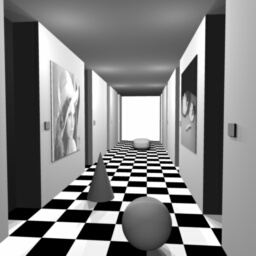
#> input picture Assignments2/pictures/corridorl.jpg, 256 x 256 px
$ jupyter execute --allow-errors disparity.ipynb   (older library calls are emulated)
#> lines starting #> are read from the running program, lines starting #| are printed output that depends on the picture
[cell 1]
from PIL import Image
import numpy as np
from scipy.ndimage import filters
import scipy.misc
import warnings
warnings.filterwarnings("ignore")


def plane_sweep_ncc(im_l, im_r, start, steps, wid):
    """ Use cross-correlation of NCC to compute disparity map """
    m, n = im_l.shape
    # Save different sums
    mean_l = np.zeros((m, n))
    mean_r = np.zeros((m, n))

    s = np.zeros((m, n))
    s_l = np.zeros((m, n))
    s_r = np.zeros((m, n))
    # Save the disparity maps
    dmaps = np.zeros((m, n, steps))
    # Computer the average of images' trunks
    filters.uniform_filter(im_l, wid, mean_l)
    filters.uniform_filter(im_r, wid, mean_r)
    # Normalize the picture
    norm_l = im_l - mean_l
    norm_r = im_r - mean_r
    # Try different disparities
    for displ in range(steps):
        # make left image move to the right and summarize them
        filters.uniform_filter(
             np.roll(norm_l, -displ - start) * norm_r, wid, s)  # NCC
        filters.uniform_filter(
            np.roll(norm_l, -displ - start) * np.roll(norm_l, -displ - start),
            wid, s_l)
        filters.uniform_filter(norm_r * norm_r, wid, s_r)  # anti-NCC
        # Save the grade of NCC
        dmaps[:, :, displ] = s / np.sqrt(s_l * s_r)
    # Choose best pixel for every sub-pictures
    return np.argmax(dmaps, axis=2)

[cell 2]
def plane_sweep_gauss(im_l, im_r, start, steps, wid):
    """ Use cross-correlation with Gaussian filter to compute disparity map """
    m, n = im_l.shape
    # Save different sums
    mean_l = np.zeros((m, n))
    mean_r = np.zeros((m, n))

    s = np.zeros((m, n))
    s_l = np.zeros((m, n))
    s_r = np.zeros((m, n))

    # Save the disparity maps
    dmaps = np.zeros((m, n, steps))
    #  Computer the average
    filters.gaussian_filter(im_l, wid, 0, mean_l)
    filters.gaussian_filter(im_r, wid, 0, mean_r)
    # Normalize the picture
    norm_l = im_l - mean_l
    norm_r = im_r - mean_r
    # Try different disparities
    for displ in range(steps):
        # make left image move to the right and summarize them
        filters.gaussian_filter(
            np.roll(norm_l, -displ - start) * norm_r, wid, 0, s)  # Normalize
        filters.gaussian_filter(
            np.roll(norm_l, -displ - start) * np.roll(norm_l, -displ - start),
            wid, 0, s_l)
        filters.gaussian_filter(norm_r * norm_r, wid, 0, s_r)  # Anti-normalize
        # Save the grade of NCC
        dmaps[:, :, displ] = s / np.sqrt(s_l * s_r)
    # Choose best pixel for every sub-pictures
    return np.argmax(dmaps, axis=2)

## Corridor dispariry map

[cell 3]
im_l = np.array(Image.open('../pictures/corridorl.jpg').convert('L'), 'f')
im_r = np.array(Image.open('../pictures/corridorr.jpg').convert('L'), 'f')
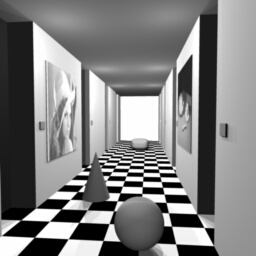
#> input picture Assignments2/pictures/corridorr.jpg, 256 x 256 px
# Set steps and starts
steps = 12
start = 4
# Set the length of ncc
wid = 9
res = plane_sweep_ncc(im_l, im_r, start, steps, wid)
#> in plane_sweep_ncc, `norm_l = im_l - mean_l`:
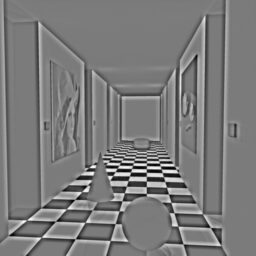
#> norm_l: shape (256, 256) float64; min -163.1, max 173.4, mean 0; drawn with min black and max white
#> in plane_sweep_ncc, `norm_r = im_r - mean_r`:
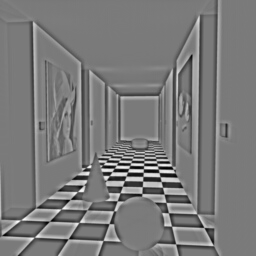
#> norm_r: shape (256, 256) float64; min -163.7, max 176.3, mean 0; drawn with min black and max white
scipy.misc.imsave('../pictures/depth_corridor.jpg', res)

[cell 4]
# Set steps and starts
steps = 12
start = 4
# Set the length of ncc
wid = 3
res = plane_sweep_gauss(im_l, im_r, start, steps, wid)
#> in plane_sweep_gauss, `mean_l = np.zeros((m, n))`: mean_l: shape (256, 256) float64; every value is 0
#> in plane_sweep_gauss, `return np.argmax(dmaps, axis=2)`:
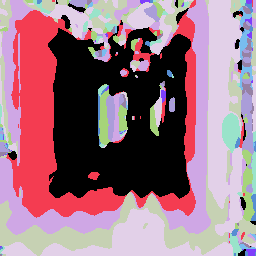
#> returned value: shape (256, 256) int64; 12 distinct labels, from 0 to 11; one colour per label, 0 black
scipy.misc.imsave('../pictures/depth_corridor_gauss.jpg', res)
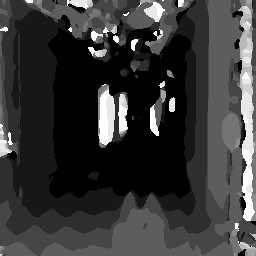
#> saved as depth_corridor_gauss.jpg: PIL image 256x256 L; min 0, max 255, mean 55.7

### Compare the original images with the depth maps

#> (a cell that did not finish here is left out)

## Triclopsi2 disparity map

[cell 6]
im_l = np.array(Image.open('../pictures/triclopsi2l.jpg').convert('L'), 'f')
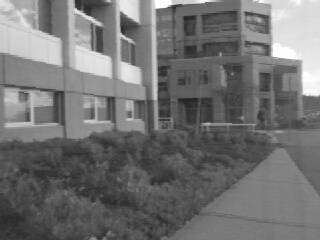
#> input picture Assignments2/pictures/triclopsi2l.jpg, 320 x 240 px
#> im_l: shape (240, 320) float32
im_r = np.array(Image.open('../pictures/triclopsi2r.jpg').convert('L'), 'f')
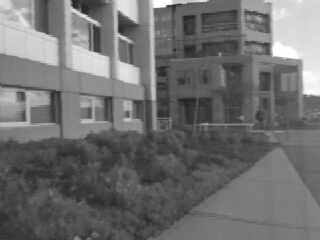
#> input picture Assignments2/pictures/triclopsi2r.jpg, 320 x 240 px
#> im_r: shape (240, 320) float32
# Set steps and starts
steps = 12
start = 4
# nc# Set the length of ncc
wid = 9
res = plane_sweep_ncc(im_l, im_r, start, steps, wid)
#> call 2 of plane_sweep_ncc, with start = 4, steps = 12, wid = 9
#> in plane_sweep_ncc (call 2), `mean_l = np.zeros((m, n))`: mean_l: shape (240, 320) float64; every value is 0
#> in plane_sweep_ncc (call 2), `norm_r = im_r - mean_r`:
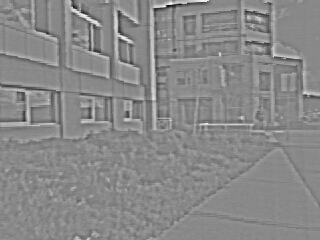
#> norm_r: shape (240, 320) float64; min -96.62, max 82.96, mean 0; drawn with min black and max white
scipy.misc.imsave('../pictures/depth_triclopsi2.jpg', res)

# Set steps and starts
steps = 12
start = 4
# Set the length of ncc
wid = 3
res = plane_sweep_gauss(im_l, im_r, start, steps, wid)
#> call 2 of plane_sweep_gauss, with start = 4, steps = 12, wid = 3
#> in plane_sweep_gauss (call 2), `return np.argmax(dmaps, axis=2)`:
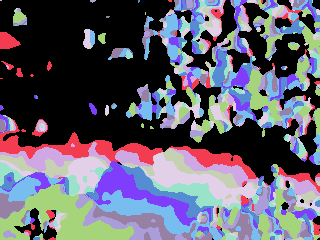
#> returned value: shape (240, 320) int64; 12 distinct labels, from 0 to 11; one colour per label, 0 black
scipy.misc.imsave('../pictures/depth_triclopsi2_gauss.jpg', res)
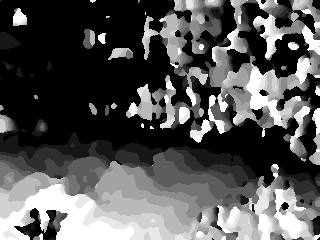
#> saved as depth_triclopsi2_gauss.jpg: PIL image 320x240 L; min 0, max 255, mean 86.2
